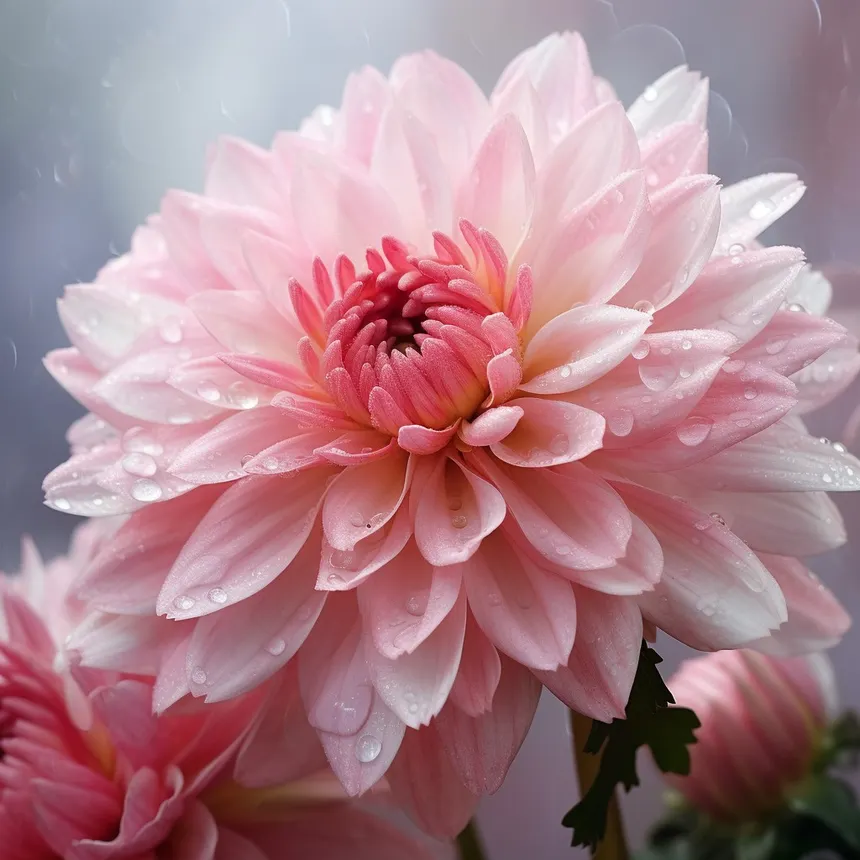
#> input picture flower.jpg, 860 x 860 px
$ jupyter execute exp1.ipynb
#> lines starting #> are read from the running program, lines starting #| are printed output that depends on the picture; after the words box and inside, x2 and y2 are one past the last pixel; in counts of white or black regions, pixels touching at a corner belong together
[cell 1]
import cv2
import numpy as np
import matplotlib.pyplot as plt

[cell 2]
image = cv2.imread("flower.jpg")
#> image is the input picture: shape (860, 860, 3); mean B, G, R 140.8, 131.3, 171.6

if image is None:
    print("Image not found!")
else:
    image_rgb = cv2.cvtColor(image, cv2.COLOR_BGR2RGB)

    plt.imshow(image_rgb)
    plt.axis("off")
    plt.show()

[cell 3]
height, width, channels = image.shape
#> height = 860; width = 860; channels = 3
print((height, width, channels))
#| (860, 860, 3)
print(image.dtype)
#| uint8

[cell 4]
start_row, end_row = 300, 980
start_col, end_col = 100, 759

cropped_img = image[start_row:end_row, start_col:end_col]
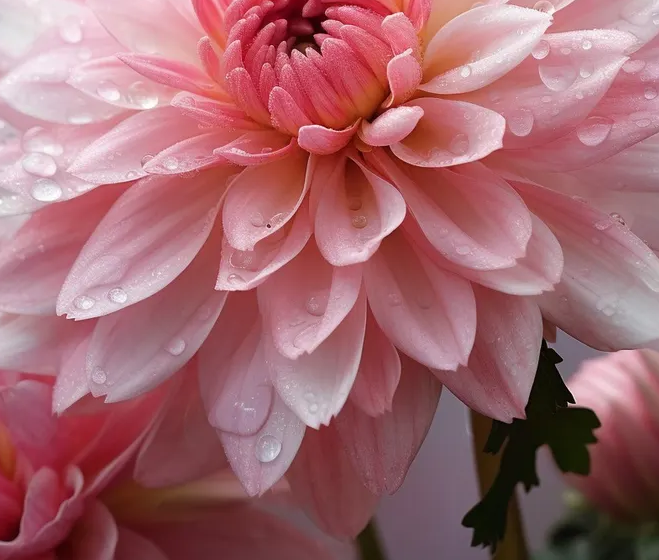
#> cropped_img: shape (560, 659, 3); mean B, G, R 110.9, 103.8, 161.6

plt.imshow(cv2.cvtColor(cropped_img, cv2.COLOR_BGR2RGB))
plt.title("Cropped Image")
plt.axis("off")
plt.show()

[cell 5]
new_width = 300
new_height = 500

scaled_img = cv2.resize(image, (new_width, new_height))
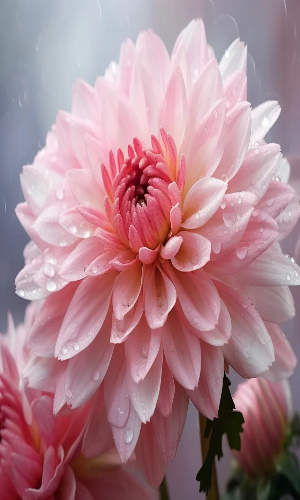
#> scaled_img: shape (500, 300, 3); mean B, G, R 140.7, 131.2, 171.5

plt.imshow(cv2.cvtColor(scaled_img, cv2.COLOR_BGR2RGB))
plt.title("Resized Image")
plt.axis("off")
plt.show()

[cell 6]
edited_img = cv2.imread("flower.jpg")

row = 120
column = 100

edited_img[row, column] = (0, 0, 0)
#> edited_img: shape (860, 860, 3); under 0.01% of pixels changed, all inside (x1, y1, x2, y2) = (100, 120, 101, 121)

plt.imshow(cv2.cvtColor(edited_img, cv2.COLOR_BGR2RGB))
plt.title("Modified Pixel")
plt.axis("off")
plt.show()

[cell 7]
gray_image = cv2.cvtColor(edited_img, cv2.COLOR_BGR2GRAY)
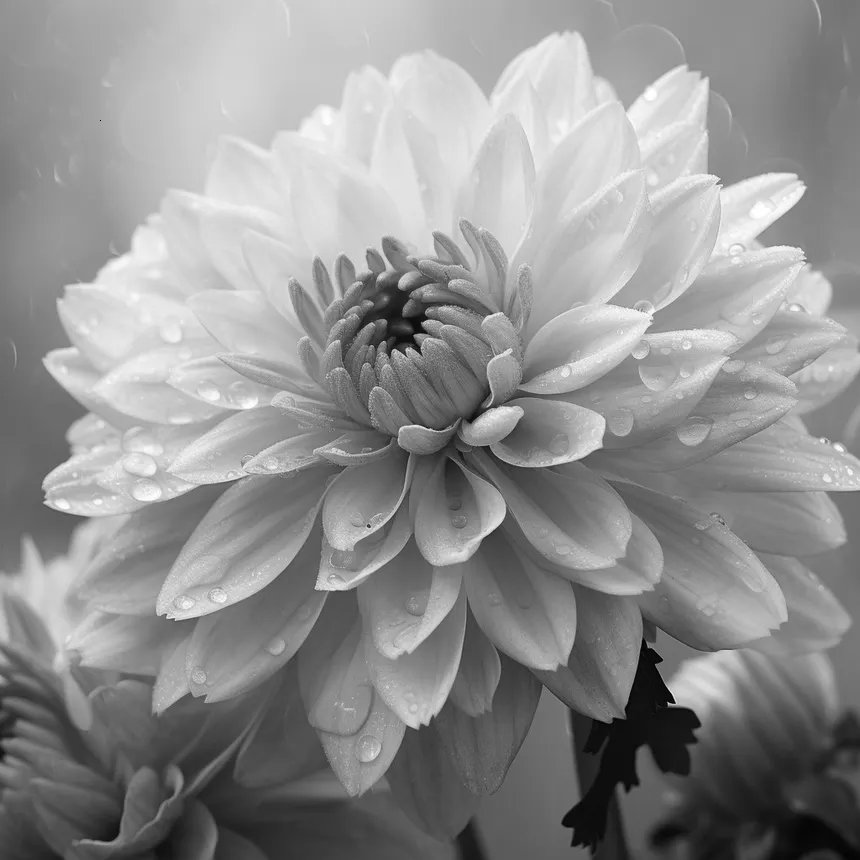
#> gray_image: shape (860, 860); min 0, max 255, mean 144.5

plt.imshow(gray_image, cmap="gray")
plt.title("Gray Image")
plt.axis("off")
plt.show()

[cell 8]
sample = cv2.imread("flower.jpg")

rgb_version = cv2.cvtColor(sample, cv2.COLOR_BGR2RGB)

plt.figure(figsize=(10,4))

plt.subplot(121)
plt.imshow(sample)
plt.title("BGR")

plt.subplot(122)
plt.imshow(rgb_version)
plt.title("RGB")

plt.tight_layout()
plt.show()
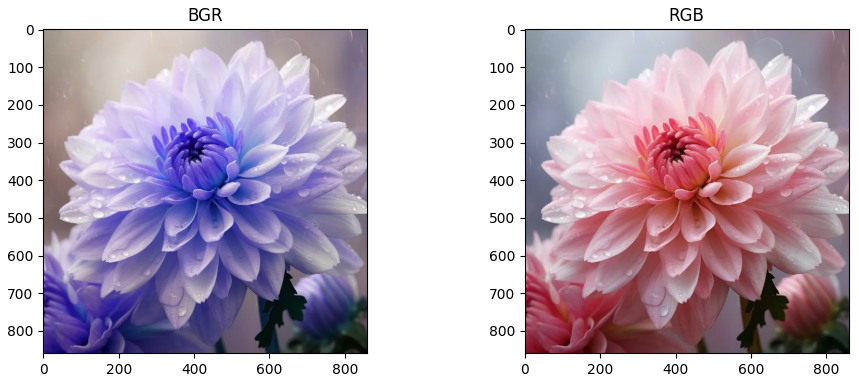
#> figure drawn by matplotlib, 2 panels; B, G, R data is drawn as R, G, B

[cell 9]
red = sample[:, :, 2]
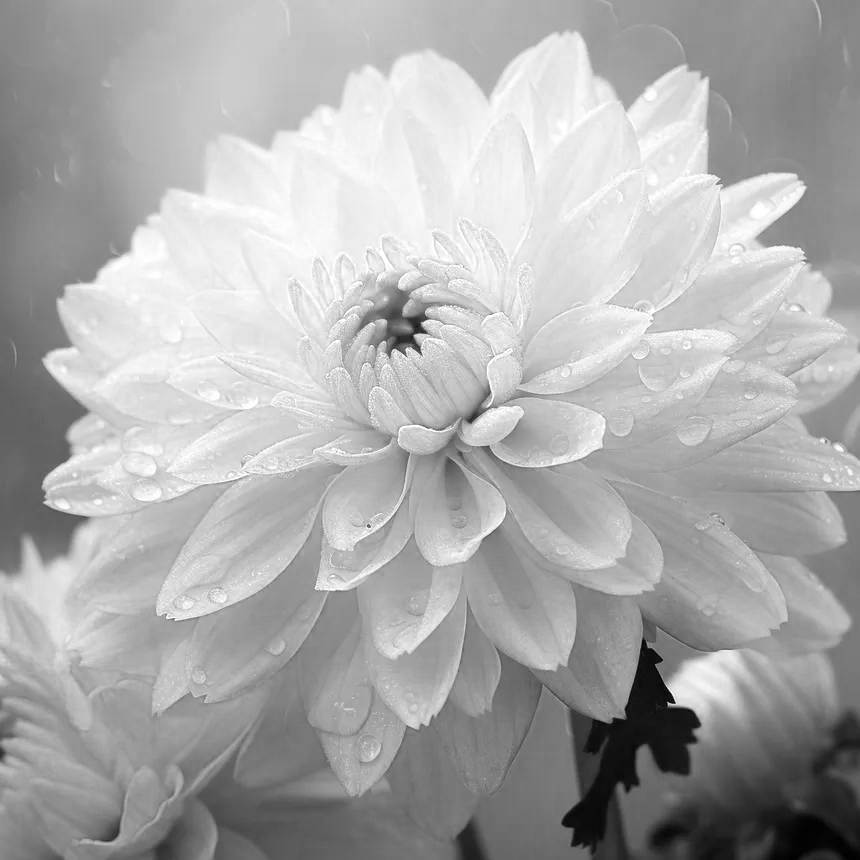
#> red: shape (860, 860); min 0, max 255, mean 171.6

plt.imshow(red, cmap="gray")
plt.title("Red Channel")
plt.axis("off")
plt.show()

[cell 10]
mirror = cv2.flip(sample, 1)
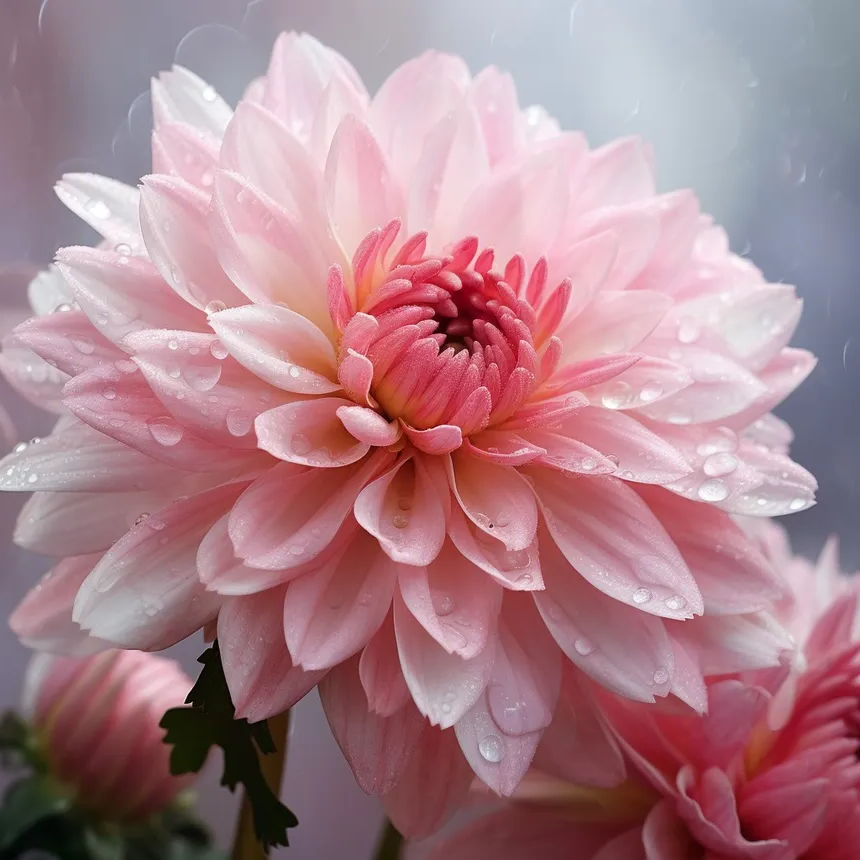
#> mirror: shape (860, 860, 3); mean B, G, R 140.8, 131.3, 171.6

plt.imshow(cv2.cvtColor(mirror, cv2.COLOR_BGR2RGB))
plt.title("Mirror Image")
plt.axis("off")
plt.show()

[cell 11]
clockwise = cv2.rotate(sample, cv2.ROTATE_90_CLOCKWISE)
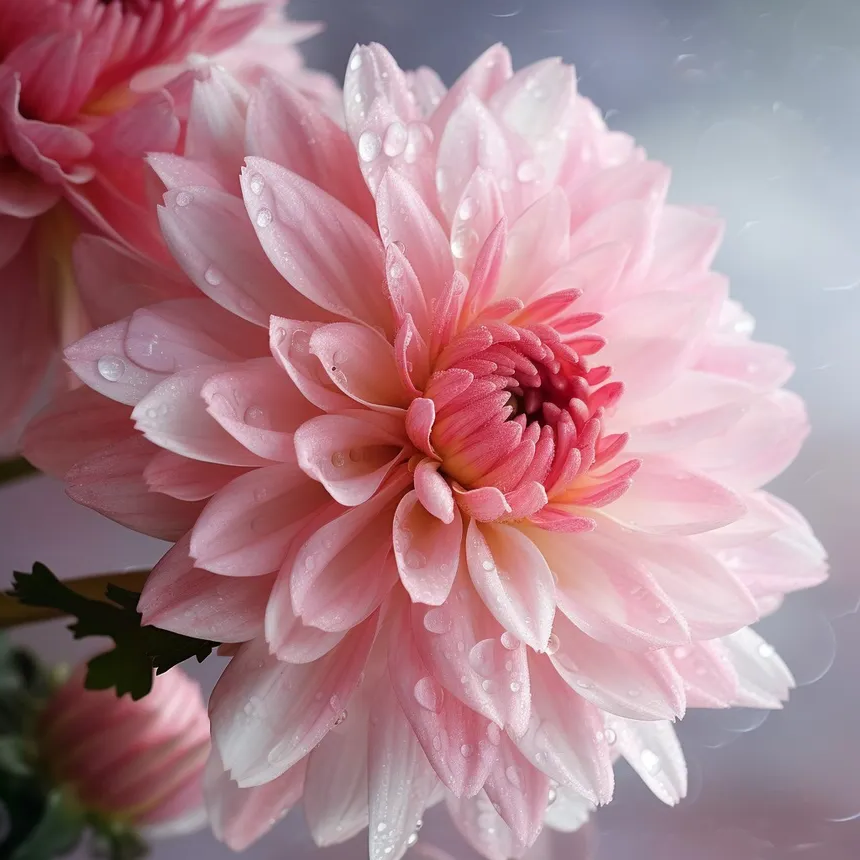
#> clockwise: shape (860, 860, 3); mean B, G, R 140.8, 131.3, 171.6

plt.imshow(cv2.cvtColor(clockwise, cv2.COLOR_BGR2RGB))
plt.title("Rotated Image")
plt.axis("off")
plt.show()

[cell 12]
smooth = cv2.GaussianBlur(sample, (15, 15), sigmaX=0)

plt.imshow(cv2.cvtColor(smooth, cv2.COLOR_BGR2RGB))
plt.title("Blurred Image")
plt.axis("off")
plt.show()

$ run again, with dog.jpg copied over flower.jpg
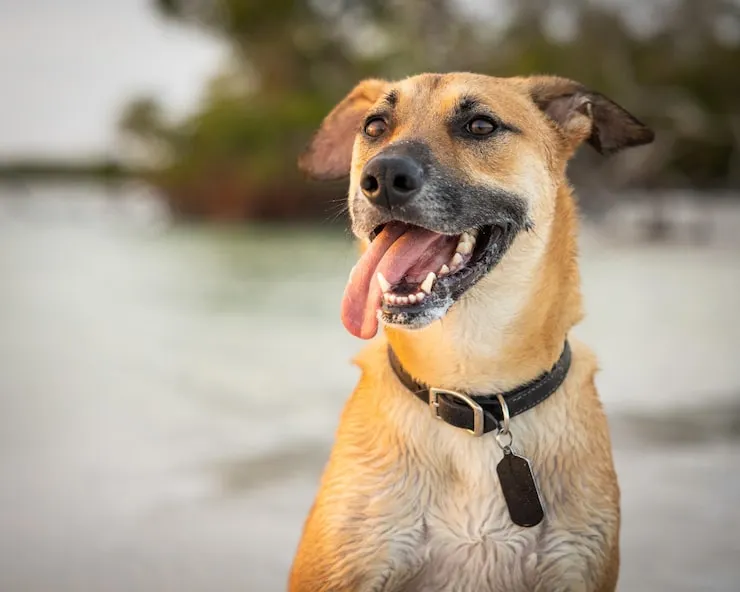
#> input picture dog.jpg, 740 x 592 px
#> image is the input picture: shape (592, 740, 3); mean B, G, R 135.9, 154.7, 167.7
#| (592, 740, 3)
#| uint8
#> edited_img: shape (592, 740, 3); under 0.01% of pixels changed, all inside (x1, y1, x2, y2) = (100, 120, 101, 121)
#> `clockwise = cv2.rotate(sample, cv2.ROTATE_90_CLOCKWISE)`:
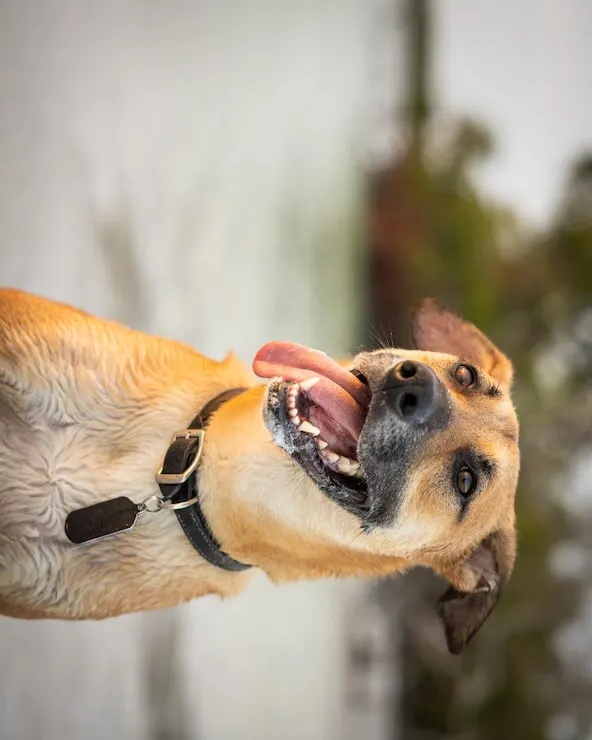
#> clockwise: shape (740, 592, 3); mean B, G, R 135.9, 154.7, 167.7
#> `plt.show()`:
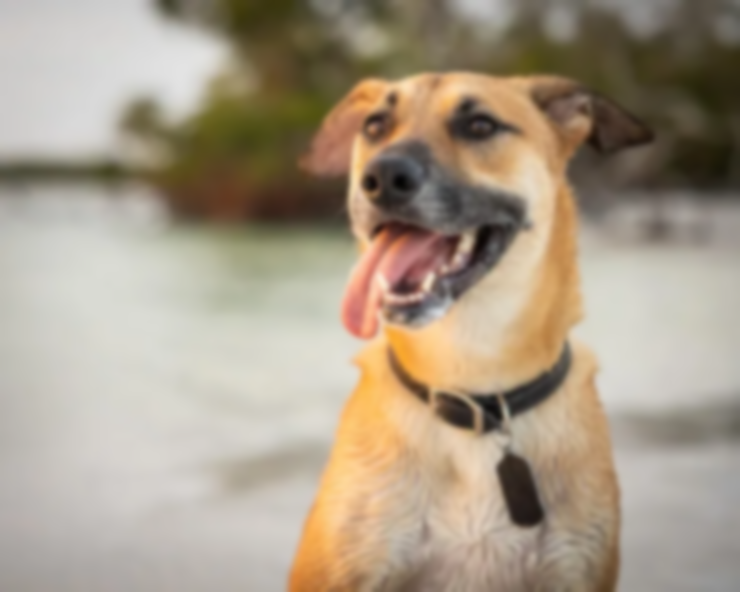
#> shown: shape (592, 740, 3); mean R, G, B 167.7, 154.7, 135.9

$ run again, with rabit.jpg copied over flower.jpg
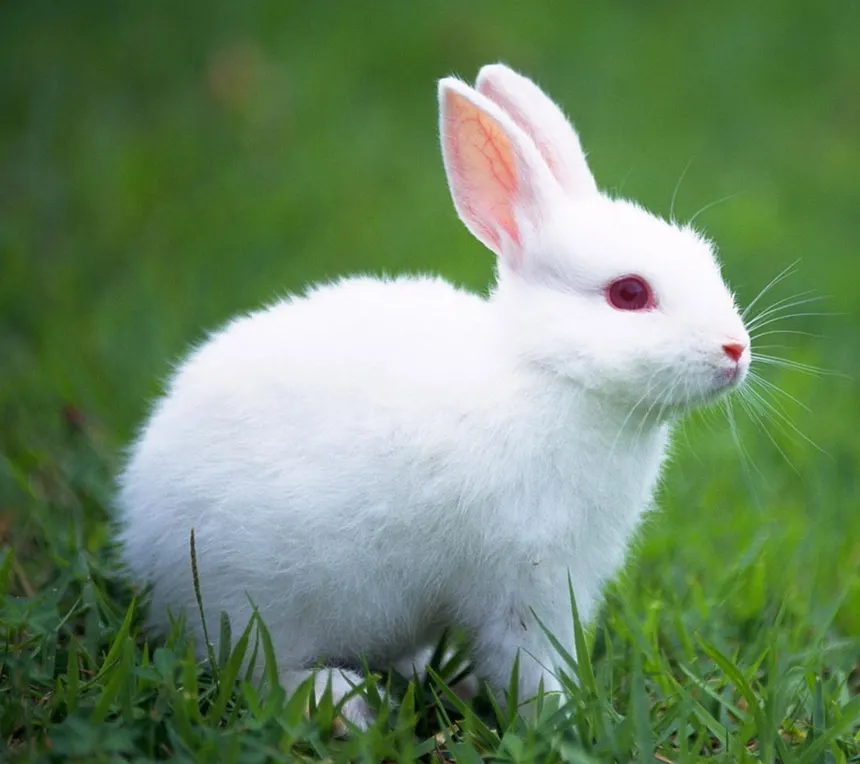
#> input picture rabit.jpg, 860 x 764 px
#> image is the input picture: shape (764, 860, 3); mean B, G, R 102.5, 136.6, 109.7
#| (764, 860, 3)
#| uint8
#> edited_img: shape (764, 860, 3); under 0.01% of pixels changed, all inside (x1, y1, x2, y2) = (100, 120, 101, 121)
#> `mirror = cv2.flip(sample, 1)`:
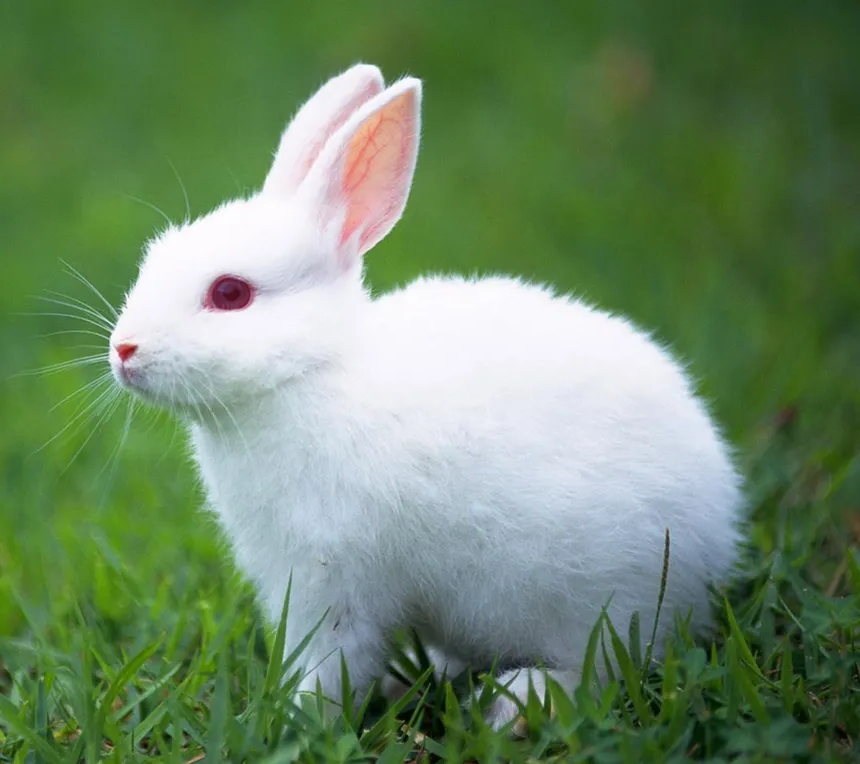
#> mirror: shape (764, 860, 3); mean B, G, R 102.5, 136.6, 109.7
#> `clockwise = cv2.rotate(sample, cv2.ROTATE_90_CLOCKWISE)`:
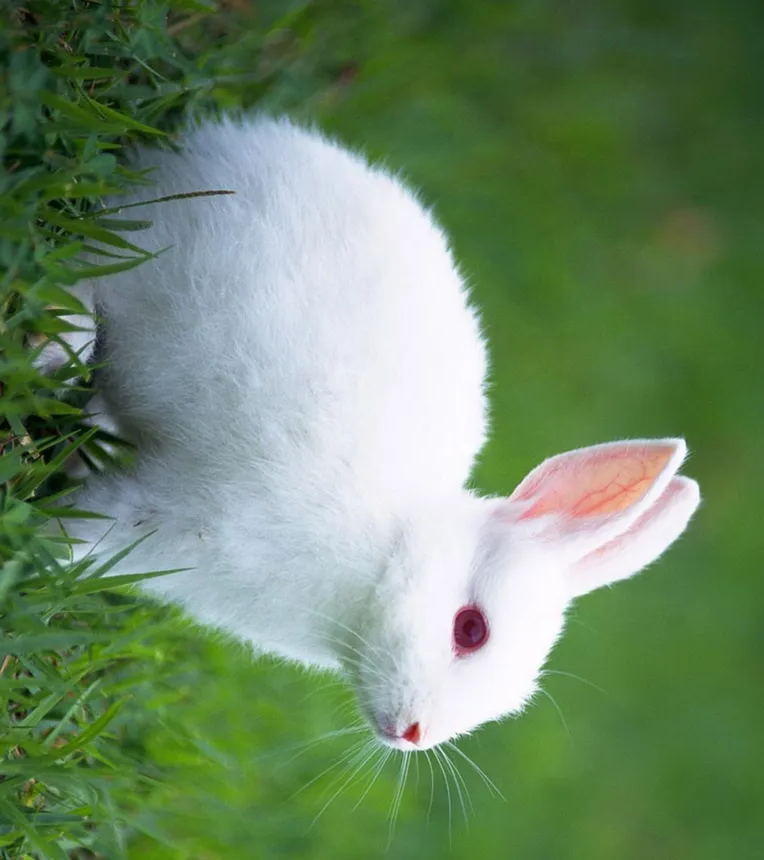
#> clockwise: shape (860, 764, 3); mean B, G, R 102.5, 136.6, 109.7
